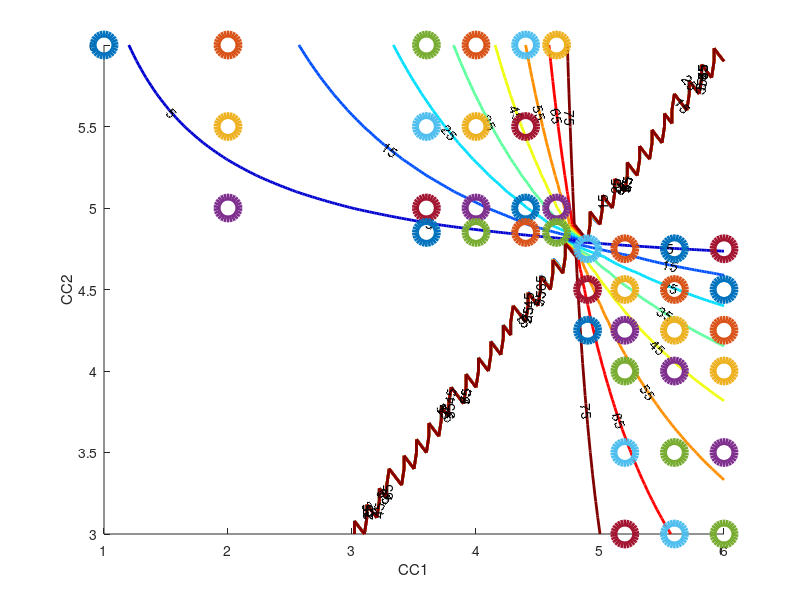
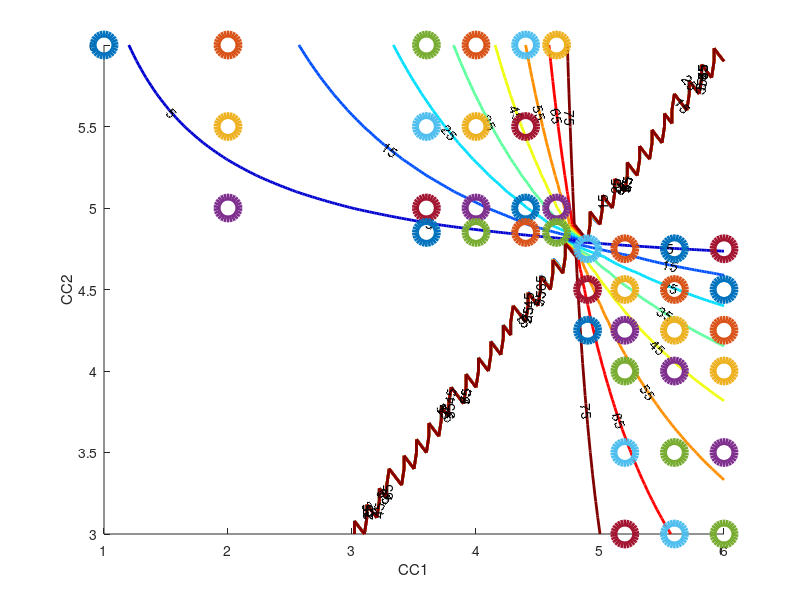
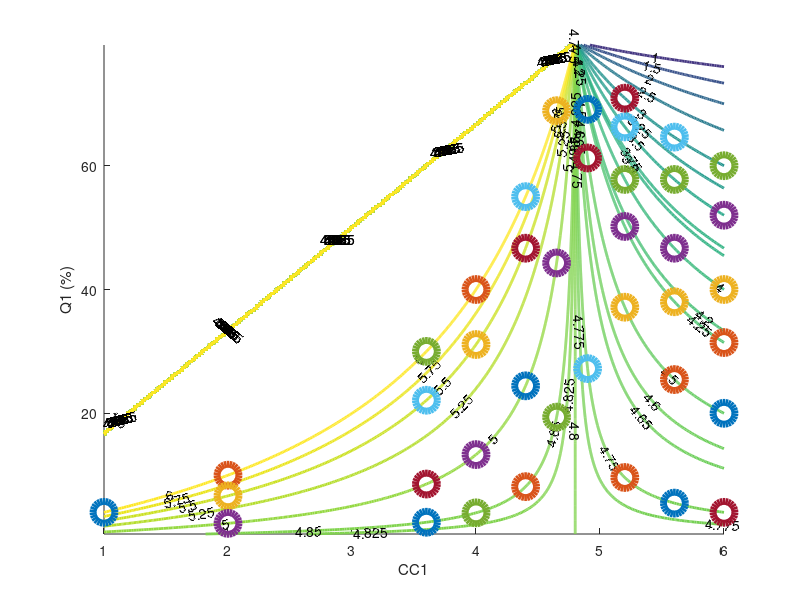

The MATLAB script that drew these images, in order:
% BMS contour
% Peter Attia and Michael Chen
% 2017-07-07

close all
clear all

Q1=5:5:80;
CC1=3:0.2:6;
% time_vector = [13 12 11 10]; %holds the possible times
time_vector = [10];

CC2 = ones(length(Q1),length(CC1),length(time_vector));

figure, set(gcf, 'units','normalized','outerposition',[0 0 1 1]) 

% for i=1:length(time_vector)
%     subplot(2,length(time_vector)/2,i), hold on, box on
%     xlabel('CC1'),ylabel('Q1 (%)')
%     title(['Time to 80% = ' num2str(time_vector(i))])
%     
%     [X,Y] = meshgrid(CC1,Q1);
%     CC2 = [(time_vector(i) - (Y./100).*(60./X))./(60.*(0.8-(Y./100)))].^(-1);
%     v =[3.8 4 4.2];
%     contour(X,Y,CC2,v,'LineWidth',2,'ShowText','on')
% end

% for i=1:length(time_vector)
%     subplot(2,length(time_vector),i), hold on, box on
%     xlabel('CC1'),%ylabel('Q1 (%)')
%     title(['Time to 80% = ' num2str(time_vector(i)) ' minutes'])
% end

for i=1:length(time_vector)
    
    % 10 minute charging
    if time_vector(i) == 10
        figure(1)
        hold on
        Q1=0.5:0.1:79.5;
        CC1=1:0.02:6;
        [X,Y] = meshgrid(CC1,Q1);
        CC2 = [(time_vector(i) - (Y./100).*(60./X))./(60.*(0.8-(Y./100)))].^(-1);
        v = [1 1.5 2 2.5 3 3.25 3.5 3.75 3.8 4 4.2 4.25 4.5 4.6 4.65 4.75 4.775 4.8 4.825 4.85 5 5.25 5.5 5.75 6];
        contour(X,Y,CC2,v,'LineWidth',2,'ShowText','on')
        xlabel('CC1'),ylabel('Q1 (%)')
        
%        subplot(2,length(time_vector),2)
        figure(2)
        hold on
        CC1=1:0.02:6;
        CC2 = 3:0.1:6;
        [X,Y] = meshgrid(CC1,CC2);
        Q1 = (100).*[(time_vector(i) - ((60*0.8)./Y))./((60./X)-(60./Y))];
        v = 5:10:75;
        contour(X,Y,Q1,v,'LineWidth',2,'ShowText','on')
        xlabel('CC1'),ylabel('CC2')

        
        
    elseif time_vector(i) == 11
        subplot(1,length(time_vector)+1,i+1)
        Q1=0:0.02:80;
        CC1=4:0.02:6.2;
        [X,Y] = meshgrid(CC1,Q1);
        CC2 = 1./((time_vector(i) - ((Y./100).*(60./X)) )./ (60.*(0.8-(Y./100))));
        v = [3 3.5 3.8 4 4.2 4.5 4.8 5 5.5 6];
        contour(X,Y,CC2,v,'LineWidth',2,'ShowText','on')
    elseif time_vector(i) == 12
        subplot(1,length(time_vector),i)
        Q1=5:1:79.5;
        CC1=3:0.01:6;
        [X,Y] = meshgrid(CC1,Q1);
        CC2 = [(time_vector(i) - (Y./100).*(60./X))./(60.*(0.8-(Y./100)))].^(-1);
        v = [3 3.5 3.8 4 4.2 4.5 4.8 5 5.5 6];
        contour(X,Y,CC2,v,'LineWidth',2,'ShowText','on')
        
    else
        subplot(1,length(time_vector),i)
        Q1=0.05:0.05:79.5;
        CC1=3:0.01:4;
        [X,Y] = meshgrid(CC1,Q1);
        CC2 = 1./((time_vector(i) - ((Y./100).*(60./X)) )./ (60.*(0.8-(Y./100))));
        v = [3 3.5 3.8 4 4.2 4.5 4.8 5 5.5 6];
        contour(X,Y,CC2,v,'LineWidth',2,'ShowText','on')
        %y = 100.*(((time_vector(i)./60) - (0.8.*v(1))).*CC1)./(1-(CC1.*v(1)));
        %y = (5.*CC1.*(48.*v(1)-time_vector(i)))./(3.*(CC1-v(1)));
        %plot(CC1,y)
       


    end
        
end

% Manually determined degradation values in Excel. The list of policies and
% the list of degradation values should be programmatically generated

list = [10	1	4.00	6
10	2	10.00	6
10	2	6.67	5.5
10	2	2.22	5
10	3.6	30.00	6
10	3.6	22.11	5.5
10	3.6	8.57	5
10	3.6	2.40	4.85
10	4	40.00	6
10	4	31.11	5.5
10	4	13.33	5
10	4	3.92	4.85
10	4.4	55.00	6
10	4.4	46.67	5.5
10	4.4	24.44	5
10	4.4	8.15	4.85
10	4.65	68.89	6
10	4.65	44.29	5
10	4.65	19.38	4.85
% 10	4.8	80.00	0
% 10	4.8	80.00	0
% 10	4.8	80.00	0
10	4.9	27.22	4.75
10	4.9	61.25	4.5
10	4.9	69.10	4.25
10	5.2	9.63	4.75
10	5.2	37.14	4.5
10	5.2	50.18	4.25
10	5.2	57.78	4
10	5.2	66.27	3.5
10	5.2	70.91	3
10	5.6	5.49	4.75
10	5.6	25.45	4.5
10	5.6	38.02	4.25
10	5.6	46.67	4
10	5.6	57.78	3.5
10	5.6	64.62	3
10	6	4.00	4.75
10	6	20.00	4.5
10	6	31.43	4.25
10	6	40.00	4
10	6	52.00	3.5
10	6	60.00	3];

colormap jet;

% scalefactor = 1e6; % Factor to scale 

% maxvalue = max(list(:,5))*scalefactor;


for i = 1:length(list(:,1))
%     if list(i,1) == 10
        if list(i,3) == 80
            figure(1)
            scatter(list(i,2),list(i,3),'rsquare','SizeData',250,'LineWidth',5)
        else
            figure(1)
            scatter(list(i,2),list(i,3),'ro','SizeData',250,'LineWidth',5)
        end
        
        
        if list(i,3) == 80
            figure(2)
            scatter(list(i,2),list(i,4),'rsquare','SizeData',250,'LineWidth',5)
        else
            figure(2)
            scatter(list(i,2),list(i,4),'ro','SizeData',250,'LineWidth',5)
        end
%     elseif list(i,1) == 11
%         subplot(2,length(time_vector)/2,3)
%         if list(i,3) == 80
%             scatter(list(i,2),list(i,3),'bsquare','SizeData',200,'LineWidth',5)
%         else
%             scatter(list(i,2),list(i,3),'ro','SizeData',200,'LineWidth',5)
%         end
%     elseif list(i,1) == 12
%         subplot(2,length(time_vector)/2,2)
%         if list(i,3) == 80
%             scatter(list(i,2),list(i,3),'bsquare','SizeData',200,'LineWidth',5)
%         else
%             scatter(list(i,2),list(i,3),'ro','SizeData',200,'LineWidth',5)
%         end
%     else
%         subplot(2,length(time_vector)/2,1)
%         if list(i,3) == 80
%             scatter(list(i,2),list(i,3),'bsquare','SizeData',200,'LineWidth',5)
%         else
%             scatter(list(i,2),list(i,3),'ro','SizeData',200,'LineWidth',5)
%         end
% %         caxis([0 maxvalue])
end

%% Save images
saveas(gcf,'contour.png')
saveas(gcf,'contour.fig')